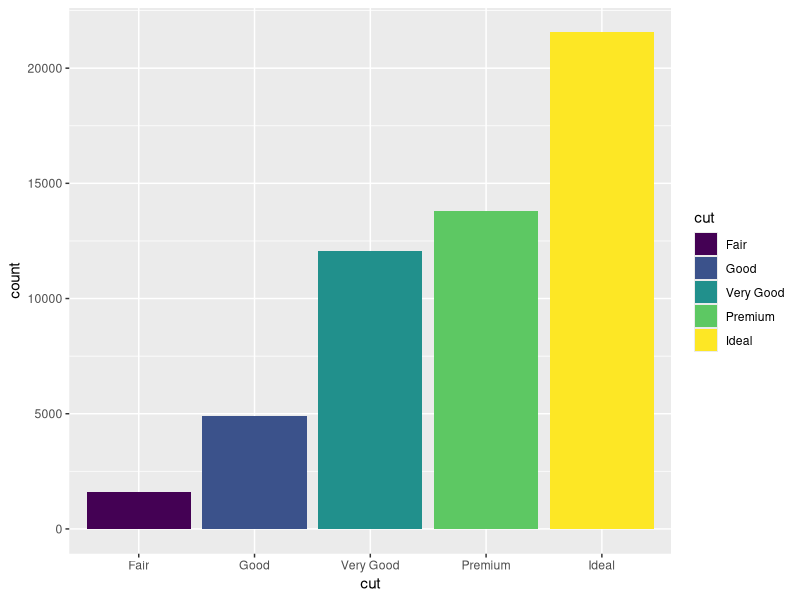
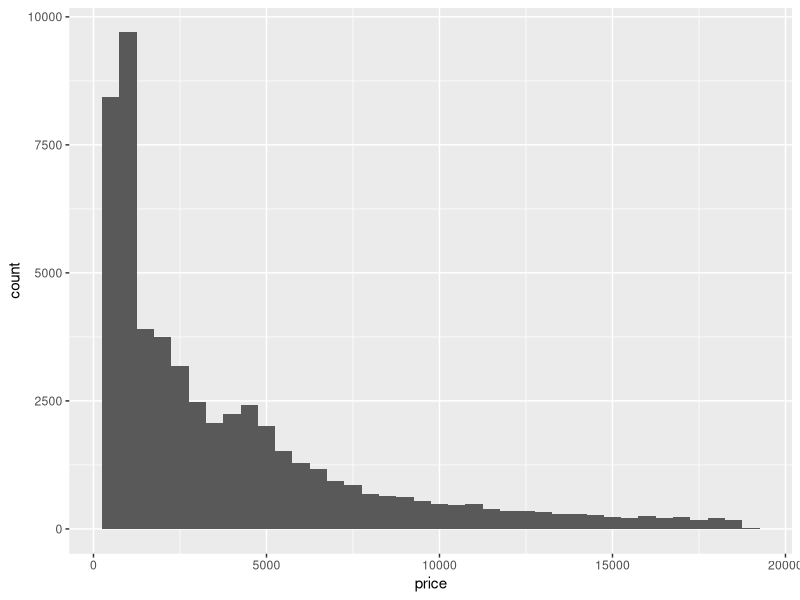
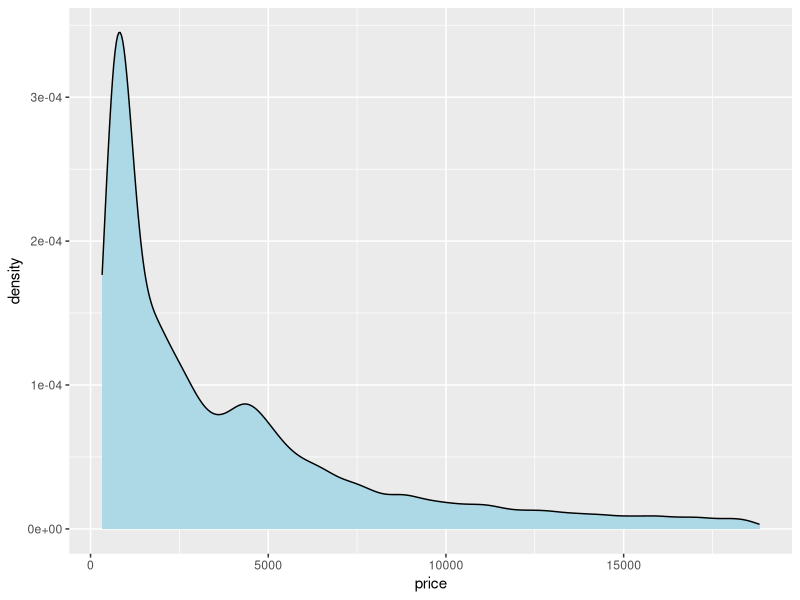
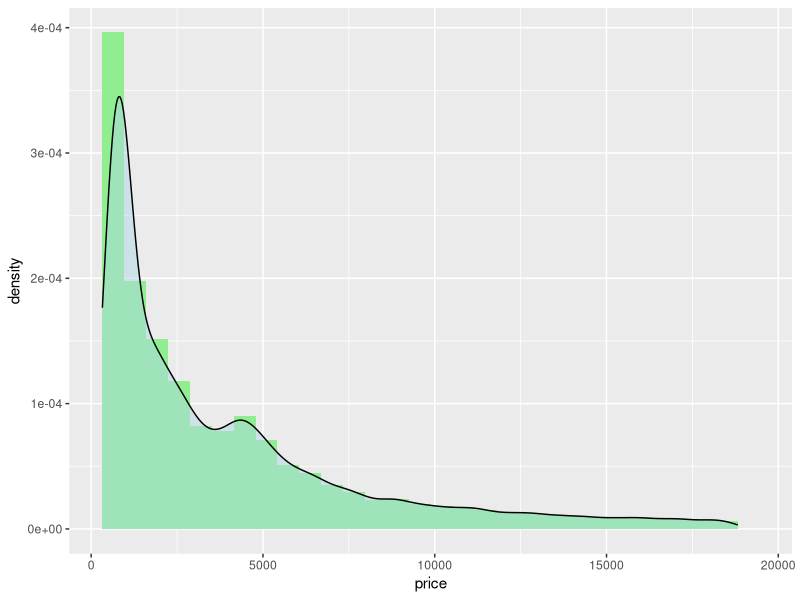
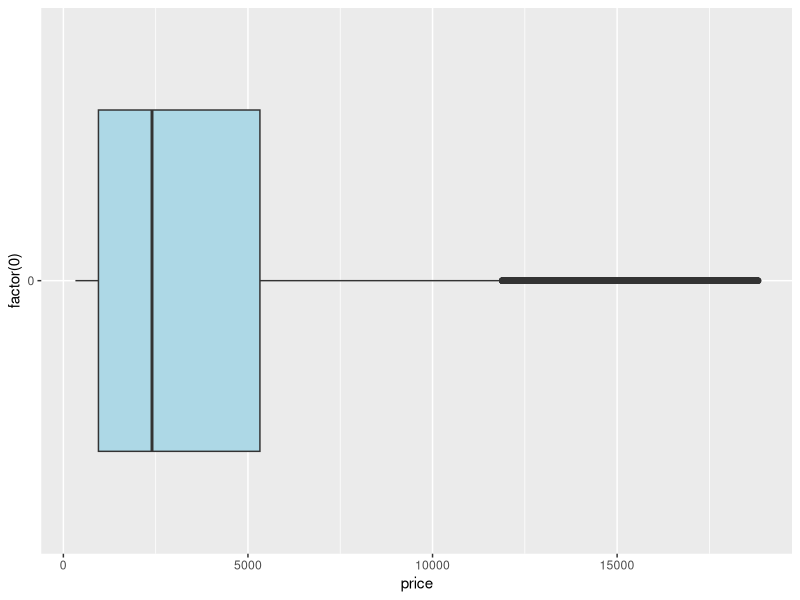
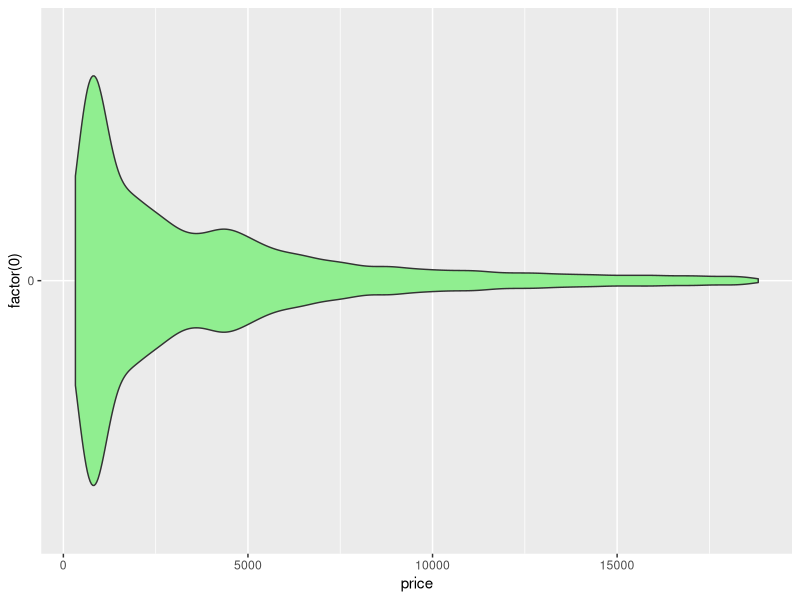
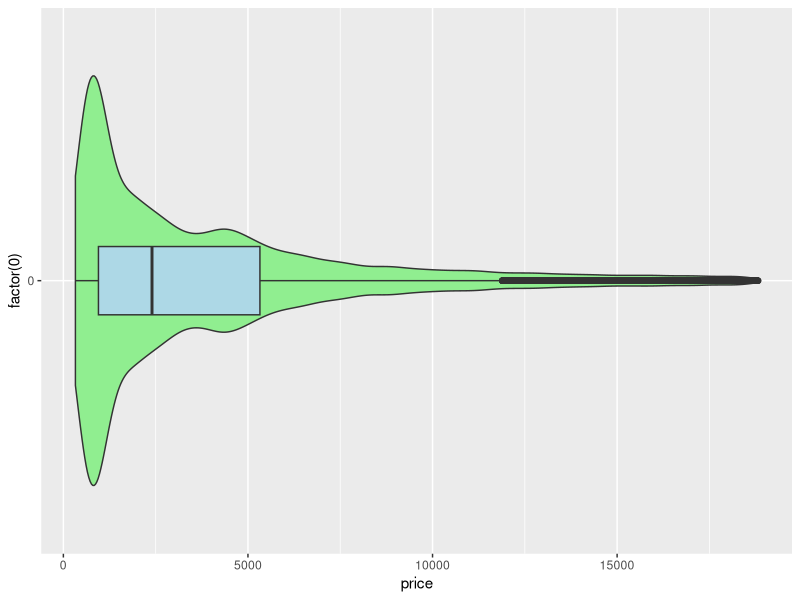
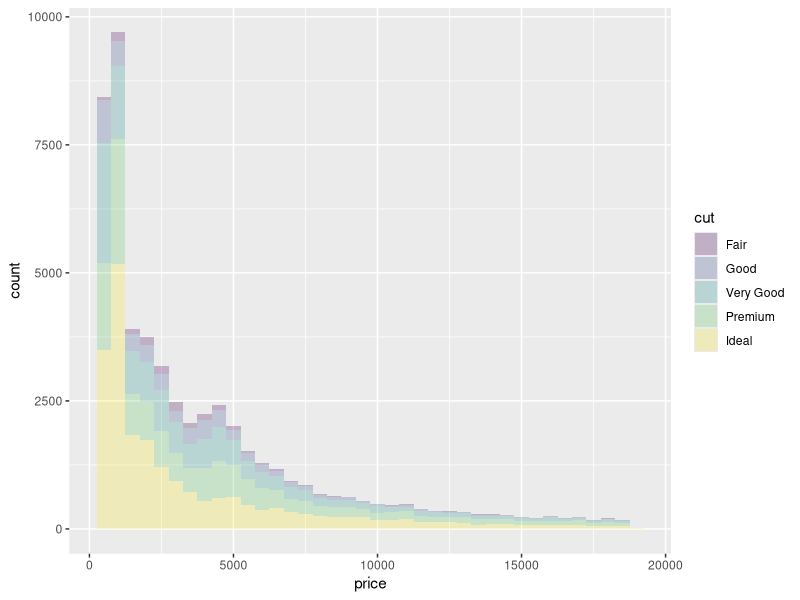

These charts were generated, in order, by the following R code:
# Covariation
# Initial: October 2, 2018
# Revision: October 3, 2018
# Ray Nelson

# load libraries
library(tidyverse)

# Review of the variation
## Bar Chart for cut
diamonds %>% ggplot(mapping = aes(x = cut, fill = cut)) +
  geom_bar()

## Histogram for price
diamonds %>% ggplot(mapping = aes(x = price)) +
  geom_histogram(binwidth = 500)

## Density trace for price
diamonds %>% ggplot(mapping = aes(x = price)) +
  geom_density(fill = "lightblue")

## Histogram and density trace for price
diamonds %>% ggplot(mapping = aes(x = price)) +
  geom_histogram(aes(y = ..density..), fill = "lightgreen") +
  geom_density(fill = "lightblue", alpha = 0.5)

## Boxplot of price
diamonds %>% ggplot(mapping = aes(x = factor(0), y = price)) +
  geom_boxplot(fill = "lightblue") +
  coord_flip()

## Violin plot of price
diamonds %>% ggplot(mapping = aes(x = factor(0), y = price)) +
  geom_violin(fill = "lightgreen") +
  coord_flip()

## Combination of boxplot and violin plot of price
diamonds %>% ggplot(mapping = aes(x = factor(0), y = price)) +
  geom_violin(fill = "lightgreen") +
  geom_boxplot(fill = "lightblue", width = 0.15) +
  coord_flip()

# Covariation of a continuous variable and numberical
## Histogram
diamonds %>% ggplot(mapping = aes(x = price, fill = cut)) +
  geom_histogram(binwidth = 500, alpha = 0.25)

## Freqpoly
diamonds %>% ggplot(mapping = aes(x = price, color = cut)) +
  geom_freqpoly(bindwidth = 500)

diamonds %>% ggplot(mapping = aes(x = price, y = ..density.., color = cut)) +
  geom_freqpoly(bandwidth = 500)

# Density
diamonds %>% ggplot(mapping = aes(x = price, fill = cut)) +
  geom_density(alpha = 0.25)

## Boxplot
diamonds %>% ggplot(mapping = aes(x = cut, y = price, fill = cut)) +
  geom_boxplot() +
  coord_flip()

## Violin plot
diamonds %>% ggplot(mapping = aes(x = cut, y = price)) +
  geom_violin(mapping = aes(fill = cut)) +
  geom_boxplot(fill = "lightblue", width = 0.05) +
  coord_flip()

# Car Highway Mileage
## Distribution of mileage
mpg %>% ggplot(aes(x = hwy)) +
  geom_density(fill = "lightblue")

## Distribution of class of car
mpg %>% ggplot(aes(x = class, fill = class)) +
  geom_bar()

## Violin plot
mpg %>% ggplot(mapping = aes(x = reorder(class, hwy, FUN = IQR), y = hwy)) +
  geom_violin(fill = "lightgreen") +
  geom_boxplot(width = 0.1, fill = "lightblue") +
  labs(title = "Violin Plot of Mileage", x = "Class of Vehicle", y = "Miles Per Gallon") +
  coord_flip()

## Twp categorical variables
diamonds %>% ggplot(aes(x = cut, y = color)) +
  geom_point(position = "jitter", alpha = 0.8, shape = 16, size = 0.5)

diamonds %>% ggplot(aes(x = cut, y = color)) +
  geom_count()

diamonds %>% 
  count(color, cut) %>% 
  ggplot(mapping = aes(x = cut, y = color)) +
    geom_tile(mapping = aes(fill = n))

# Two continuous variables

# Scatterplot
diamonds %>% ggplot(mapping = aes(x = carat, y = price)) +
  geom_point(alpha = 1)

# Two Dimensional Density
## choose the smaller diamonds
set.seed(4393)
dsmall <- diamonds %>% sample_n(1000)
dsmall %>% ggplot(mapping = aes(x = carat, y = price)) +
  geom_point()

dsmall %>% ggplot(mapping = aes(x = carat, y = price)) +
  geom_bin2d()

dsmall %>% ggplot(mapping = aes(x = carat, y = price)) +
  geom_hex()

dsmall %>% ggplot(mapping = aes(x = carat, y = price)) +
  stat_density_2d(aes(fill = stat(level)), geom = "polygon")

dsmall %>% ggplot(aes(x, y)) +
  stat_density_2d(geom = "raster", aes(fill = stat(density)), contour = FALSE)

## Small diamonds with boxplots
smaller <- diamonds %>% filter(carat < 3)
smaller %>% ggplot(mapping = aes(x = carat, y = price)) +
  geom_boxplot(mapping = aes(group = cut_width(carat, 0.1))) +
  coord_flip()

## Small number of diamonds with same number of points per bin
smaller %>% ggplot(mapping = aes(x = carat, y = price)) +
  geom_boxplot(mapping = aes(group = cut_number(carat, 20)))

# Patterns
## Density for eruptions
faithful %>% ggplot(mapping = aes(x = eruptions)) +
  geom_density(fill = "lightblue")

# Density for waiting
faithful %>% ggplot(mapping = aes(x = waiting)) +
  geom_density(fill = "lightblue")

# Scatterplot for waiting and eruptions
faithful %>% ggplot(mapping = aes(x = waiting, y = eruptions)) +
  geom_point()

# Is there a linear pattern in the scatterplot
faithful %>% ggplot(mapping = aes(x = waiting, y = eruptions)) +
  geom_point() +
  geom_smooth(method = "lm")

# Is there a nonlinear pattern in the scatterplot
faithful %>% ggplot(mapping = aes(x = waiting, y = eruptions)) +
  geom_point() +
  geom_smooth(method = "loess") +
  labs(
    title = "Relationship between Old Faithful waiting time and eruption time",
    x = "Waiting Time in Minutes",
    y = "Eruption Duration in Minutes"
  )

# Two dimensional density function (heat map)
faithful %>% ggplot(mapping = aes(x = waiting, y = eruptions)) +
  stat_density_2d(aes(fill = stat(density)), geom = "raster", contour = FALSE) +
  labs(
    title = "Relationship between Old Faithful waiting time and eruption time",
    x = "Waiting Time in Minutes",
    y = "Eruption Duration in Minutes"
  )

# Two dimension density function (contour plot)
faithful %>% ggplot(mapping = aes(x = waiting, y = eruptions)) +
  stat_density_2d(aes(fill = stat(level)), geom = "polygon") +
  labs(
    title = "Relationship between Old Faithful waiting time and eruption time",
    x = "Waiting Time in Minutes",
    y = "Eruption Duration in Minutes"
  )
